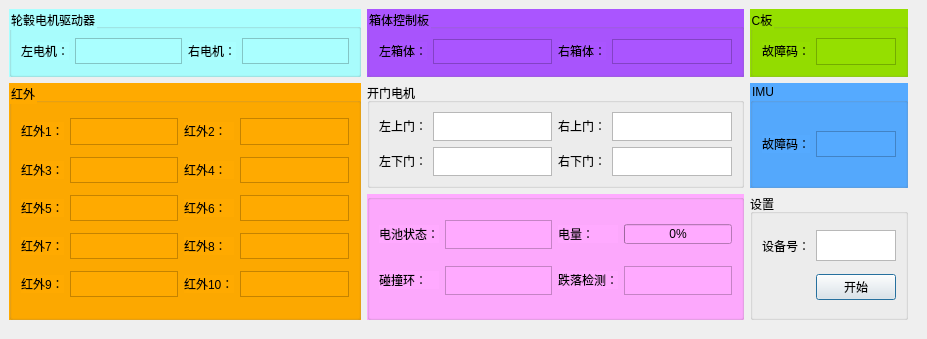
<?xml version="1.0" encoding="UTF-8"?>
<ui version="4.0">
 <class>Dialog</class>
 <widget class="QDialog" name="Dialog">
  <property name="geometry">
   <rect>
    <x>0</x>
    <y>0</y>
    <width>927</width>
    <height>339</height>
   </rect>
  </property>
  <property name="windowTitle">
   <string>Dialog</string>
  </property>
  <widget class="QWidget" name="">
   <property name="geometry">
    <rect>
     <x>9</x>
     <y>9</y>
     <width>899</width>
     <height>311</height>
    </rect>
   </property>
   <layout class="QGridLayout" name="gridLayout_9">
    <item row="0" column="0">
     <widget class="QGroupBox" name="groupBox">
      <property name="styleSheet">
       <string notr="true">background-color: rgb(170, 255, 255);</string>
      </property>
      <property name="title">
       <string>轮毂电机驱动器</string>
      </property>
      <layout class="QGridLayout" name="gridLayout">
       <item row="0" column="0">
        <widget class="QLabel" name="label">
         <property name="sizePolicy">
          <sizepolicy hsizetype="Expanding" vsizetype="Fixed">
           <horstretch>0</horstretch>
           <verstretch>0</verstretch>
          </sizepolicy>
         </property>
         <property name="text">
          <string>左电机：</string>
         </property>
        </widget>
       </item>
       <item row="0" column="2">
        <widget class="QLabel" name="label_7">
         <property name="sizePolicy">
          <sizepolicy hsizetype="Expanding" vsizetype="Fixed">
           <horstretch>0</horstretch>
           <verstretch>0</verstretch>
          </sizepolicy>
         </property>
         <property name="text">
          <string>右电机：</string>
         </property>
        </widget>
       </item>
       <item row="0" column="3">
        <widget class="QTextBrowser" name="rightmotorpos">
         <property name="sizePolicy">
          <sizepolicy hsizetype="Expanding" vsizetype="Fixed">
           <horstretch>0</horstretch>
           <verstretch>0</verstretch>
          </sizepolicy>
         </property>
         <property name="maximumSize">
          <size>
           <width>16777215</width>
           <height>26</height>
          </size>
         </property>
        </widget>
       </item>
       <item row="0" column="1">
        <widget class="QTextBrowser" name="leftmotorpos">
         <property name="sizePolicy">
          <sizepolicy hsizetype="Expanding" vsizetype="Fixed">
           <horstretch>0</horstretch>
           <verstretch>0</verstretch>
          </sizepolicy>
         </property>
         <property name="maximumSize">
          <size>
           <width>16777215</width>
           <height>26</height>
          </size>
         </property>
        </widget>
       </item>
      </layout>
     </widget>
    </item>
    <item row="0" column="1">
     <widget class="QGroupBox" name="groupBox_9">
      <property name="styleSheet">
       <string notr="true">background-color: rgb(170, 85, 255);</string>
      </property>
      <property name="title">
       <string>箱体控制板</string>
      </property>
      <layout class="QGridLayout" name="gridLayout_13">
       <item row="0" column="0">
        <widget class="QLabel" name="label_59">
         <property name="sizePolicy">
          <sizepolicy hsizetype="Expanding" vsizetype="Fixed">
           <horstretch>0</horstretch>
           <verstretch>0</verstretch>
          </sizepolicy>
         </property>
         <property name="text">
          <string>左箱体：</string>
         </property>
        </widget>
       </item>
       <item row="0" column="3">
        <widget class="QTextBrowser" name="rightwei1">
         <property name="sizePolicy">
          <sizepolicy hsizetype="Expanding" vsizetype="Fixed">
           <horstretch>0</horstretch>
           <verstretch>0</verstretch>
          </sizepolicy>
         </property>
         <property name="maximumSize">
          <size>
           <width>16777215</width>
           <height>25</height>
          </size>
         </property>
        </widget>
       </item>
       <item row="0" column="2">
        <widget class="QLabel" name="label_66">
         <property name="sizePolicy">
          <sizepolicy hsizetype="Expanding" vsizetype="Fixed">
           <horstretch>0</horstretch>
           <verstretch>0</verstretch>
          </sizepolicy>
         </property>
         <property name="text">
          <string>右箱体：</string>
         </property>
        </widget>
       </item>
       <item row="0" column="1">
        <widget class="QTextBrowser" name="leftwei1">
         <property name="sizePolicy">
          <sizepolicy hsizetype="Expanding" vsizetype="Fixed">
           <horstretch>0</horstretch>
           <verstretch>0</verstretch>
          </sizepolicy>
         </property>
         <property name="maximumSize">
          <size>
           <width>16777215</width>
           <height>25</height>
          </size>
         </property>
        </widget>
       </item>
      </layout>
     </widget>
    </item>
    <item row="0" column="2">
     <widget class="QGroupBox" name="groupBox_6">
      <property name="styleSheet">
       <string notr="true">background-color: rgb(149, 223, 0);</string>
      </property>
      <property name="title">
       <string>C板</string>
      </property>
      <layout class="QGridLayout" name="gridLayout_6">
       <item row="0" column="1">
        <widget class="QTextBrowser" name="errcode">
         <property name="sizePolicy">
          <sizepolicy hsizetype="Expanding" vsizetype="Fixed">
           <horstretch>0</horstretch>
           <verstretch>0</verstretch>
          </sizepolicy>
         </property>
         <property name="maximumSize">
          <size>
           <width>16777215</width>
           <height>27</height>
          </size>
         </property>
        </widget>
       </item>
       <item row="0" column="0">
        <widget class="QLabel" name="label_33">
         <property name="sizePolicy">
          <sizepolicy hsizetype="Expanding" vsizetype="Fixed">
           <horstretch>0</horstretch>
           <verstretch>0</verstretch>
          </sizepolicy>
         </property>
         <property name="text">
          <string>故障码：</string>
         </property>
        </widget>
       </item>
      </layout>
     </widget>
    </item>
    <item row="1" column="0" rowspan="2">
     <widget class="QGroupBox" name="groupBox_4">
      <property name="styleSheet">
       <string notr="true">background-color: rgb(255, 170, 0);</string>
      </property>
      <property name="title">
       <string>红外</string>
      </property>
      <layout class="QGridLayout" name="gridLayout_4">
       <item row="2" column="0">
        <widget class="QLabel" name="label_44">
         <property name="sizePolicy">
          <sizepolicy hsizetype="Expanding" vsizetype="Fixed">
           <horstretch>0</horstretch>
           <verstretch>0</verstretch>
          </sizepolicy>
         </property>
         <property name="text">
          <string>红外5：</string>
         </property>
        </widget>
       </item>
       <item row="3" column="2">
        <widget class="QLabel" name="label_47">
         <property name="sizePolicy">
          <sizepolicy hsizetype="Expanding" vsizetype="Fixed">
           <horstretch>0</horstretch>
           <verstretch>0</verstretch>
          </sizepolicy>
         </property>
         <property name="text">
          <string>红外8：</string>
         </property>
        </widget>
       </item>
       <item row="3" column="3">
        <widget class="QTextBrowser" name="irf8">
         <property name="sizePolicy">
          <sizepolicy hsizetype="Expanding" vsizetype="Fixed">
           <horstretch>0</horstretch>
           <verstretch>0</verstretch>
          </sizepolicy>
         </property>
         <property name="maximumSize">
          <size>
           <width>16777215</width>
           <height>26</height>
          </size>
         </property>
        </widget>
       </item>
       <item row="0" column="0">
        <widget class="QLabel" name="label_27">
         <property name="sizePolicy">
          <sizepolicy hsizetype="Expanding" vsizetype="Fixed">
           <horstretch>0</horstretch>
           <verstretch>0</verstretch>
          </sizepolicy>
         </property>
         <property name="text">
          <string>红外1：</string>
         </property>
        </widget>
       </item>
       <item row="0" column="3">
        <widget class="QTextBrowser" name="irf2">
         <property name="sizePolicy">
          <sizepolicy hsizetype="Expanding" vsizetype="Fixed">
           <horstretch>0</horstretch>
           <verstretch>0</verstretch>
          </sizepolicy>
         </property>
         <property name="maximumSize">
          <size>
           <width>115</width>
           <height>27</height>
          </size>
         </property>
        </widget>
       </item>
       <item row="0" column="2">
        <widget class="QLabel" name="label_28">
         <property name="sizePolicy">
          <sizepolicy hsizetype="Expanding" vsizetype="Fixed">
           <horstretch>0</horstretch>
           <verstretch>0</verstretch>
          </sizepolicy>
         </property>
         <property name="text">
          <string>红外2：</string>
         </property>
        </widget>
       </item>
       <item row="1" column="0">
        <widget class="QLabel" name="label_29">
         <property name="sizePolicy">
          <sizepolicy hsizetype="Expanding" vsizetype="Fixed">
           <horstretch>0</horstretch>
           <verstretch>0</verstretch>
          </sizepolicy>
         </property>
         <property name="text">
          <string>红外3：</string>
         </property>
        </widget>
       </item>
       <item row="1" column="1">
        <widget class="QTextBrowser" name="irf3">
         <property name="sizePolicy">
          <sizepolicy hsizetype="Expanding" vsizetype="Fixed">
           <horstretch>0</horstretch>
           <verstretch>0</verstretch>
          </sizepolicy>
         </property>
         <property name="maximumSize">
          <size>
           <width>16777215</width>
           <height>26</height>
          </size>
         </property>
        </widget>
       </item>
       <item row="1" column="3">
        <widget class="QTextBrowser" name="irf4">
         <property name="sizePolicy">
          <sizepolicy hsizetype="Expanding" vsizetype="Fixed">
           <horstretch>0</horstretch>
           <verstretch>0</verstretch>
          </sizepolicy>
         </property>
         <property name="maximumSize">
          <size>
           <width>16777215</width>
           <height>26</height>
          </size>
         </property>
        </widget>
       </item>
       <item row="0" column="1">
        <widget class="QTextBrowser" name="irf1">
         <property name="sizePolicy">
          <sizepolicy hsizetype="Expanding" vsizetype="Fixed">
           <horstretch>0</horstretch>
           <verstretch>0</verstretch>
          </sizepolicy>
         </property>
         <property name="maximumSize">
          <size>
           <width>16777215</width>
           <height>27</height>
          </size>
         </property>
        </widget>
       </item>
       <item row="1" column="2">
        <widget class="QLabel" name="label_30">
         <property name="sizePolicy">
          <sizepolicy hsizetype="Expanding" vsizetype="Fixed">
           <horstretch>0</horstretch>
           <verstretch>0</verstretch>
          </sizepolicy>
         </property>
         <property name="text">
          <string>红外4：</string>
         </property>
        </widget>
       </item>
       <item row="2" column="2">
        <widget class="QLabel" name="label_45">
         <property name="sizePolicy">
          <sizepolicy hsizetype="Expanding" vsizetype="Fixed">
           <horstretch>0</horstretch>
           <verstretch>0</verstretch>
          </sizepolicy>
         </property>
         <property name="text">
          <string>红外6：</string>
         </property>
        </widget>
       </item>
       <item row="2" column="1">
        <widget class="QTextBrowser" name="irf5">
         <property name="sizePolicy">
          <sizepolicy hsizetype="Expanding" vsizetype="Fixed">
           <horstretch>0</horstretch>
           <verstretch>0</verstretch>
          </sizepolicy>
         </property>
         <property name="maximumSize">
          <size>
           <width>16777215</width>
           <height>26</height>
          </size>
         </property>
        </widget>
       </item>
       <item row="3" column="1">
        <widget class="QTextBrowser" name="irf7">
         <property name="sizePolicy">
          <sizepolicy hsizetype="Expanding" vsizetype="Fixed">
           <horstretch>0</horstretch>
           <verstretch>0</verstretch>
          </sizepolicy>
         </property>
         <property name="maximumSize">
          <size>
           <width>16777215</width>
           <height>26</height>
          </size>
         </property>
        </widget>
       </item>
       <item row="2" column="3">
        <widget class="QTextBrowser" name="irf6">
         <property name="sizePolicy">
          <sizepolicy hsizetype="Expanding" vsizetype="Fixed">
           <horstretch>0</horstretch>
           <verstretch>0</verstretch>
          </sizepolicy>
         </property>
         <property name="maximumSize">
          <size>
           <width>16777215</width>
           <height>26</height>
          </size>
         </property>
        </widget>
       </item>
       <item row="3" column="0">
        <widget class="QLabel" name="label_46">
         <property name="sizePolicy">
          <sizepolicy hsizetype="Expanding" vsizetype="Fixed">
           <horstretch>0</horstretch>
           <verstretch>0</verstretch>
          </sizepolicy>
         </property>
         <property name="text">
          <string>红外7：</string>
         </property>
        </widget>
       </item>
       <item row="4" column="0">
        <widget class="QLabel" name="label_48">
         <property name="sizePolicy">
          <sizepolicy hsizetype="Expanding" vsizetype="Fixed">
           <horstretch>0</horstretch>
           <verstretch>0</verstretch>
          </sizepolicy>
         </property>
         <property name="text">
          <string>红外9：</string>
         </property>
        </widget>
       </item>
       <item row="4" column="1">
        <widget class="QTextBrowser" name="irf9">
         <property name="sizePolicy">
          <sizepolicy hsizetype="Expanding" vsizetype="Fixed">
           <horstretch>0</horstretch>
           <verstretch>0</verstretch>
          </sizepolicy>
         </property>
         <property name="maximumSize">
          <size>
           <width>16777215</width>
           <height>26</height>
          </size>
         </property>
        </widget>
       </item>
       <item row="4" column="2">
        <widget class="QLabel" name="label_49">
         <property name="sizePolicy">
          <sizepolicy hsizetype="Expanding" vsizetype="Fixed">
           <horstretch>0</horstretch>
           <verstretch>0</verstretch>
          </sizepolicy>
         </property>
         <property name="text">
          <string>红外10：</string>
         </property>
        </widget>
       </item>
       <item row="4" column="3">
        <widget class="QTextBrowser" name="irfA">
         <property name="sizePolicy">
          <sizepolicy hsizetype="Expanding" vsizetype="Fixed">
           <horstretch>0</horstretch>
           <verstretch>0</verstretch>
          </sizepolicy>
         </property>
         <property name="maximumSize">
          <size>
           <width>16777215</width>
           <height>26</height>
          </size>
         </property>
        </widget>
       </item>
      </layout>
     </widget>
    </item>
    <item row="1" column="2">
     <widget class="QGroupBox" name="groupBox_2">
      <property name="styleSheet">
       <string notr="true">background-color: rgb(85, 170, 255);</string>
      </property>
      <property name="title">
       <string>IMU</string>
      </property>
      <layout class="QGridLayout" name="gridLayout_2">
       <item row="0" column="0">
        <widget class="QLabel" name="label_16">
         <property name="sizePolicy">
          <sizepolicy hsizetype="Expanding" vsizetype="Fixed">
           <horstretch>0</horstretch>
           <verstretch>0</verstretch>
          </sizepolicy>
         </property>
         <property name="text">
          <string>故障码：</string>
         </property>
        </widget>
       </item>
       <item row="0" column="1">
        <widget class="QTextBrowser" name="fuyang">
         <property name="sizePolicy">
          <sizepolicy hsizetype="Expanding" vsizetype="Fixed">
           <horstretch>0</horstretch>
           <verstretch>0</verstretch>
          </sizepolicy>
         </property>
         <property name="maximumSize">
          <size>
           <width>16777215</width>
           <height>26</height>
          </size>
         </property>
        </widget>
       </item>
      </layout>
     </widget>
    </item>
    <item row="1" column="1">
     <widget class="QGroupBox" name="groupBox_7">
      <property name="title">
       <string>开门电机</string>
      </property>
      <layout class="QGridLayout" name="gridLayout_7">
       <item row="1" column="0">
        <widget class="QLabel" name="label_41">
         <property name="sizePolicy">
          <sizepolicy hsizetype="Expanding" vsizetype="Fixed">
           <horstretch>0</horstretch>
           <verstretch>0</verstretch>
          </sizepolicy>
         </property>
         <property name="text">
          <string>左下门：</string>
         </property>
        </widget>
       </item>
       <item row="1" column="1">
        <widget class="QTextBrowser" name="leftdowndoor">
         <property name="sizePolicy">
          <sizepolicy hsizetype="Expanding" vsizetype="Fixed">
           <horstretch>0</horstretch>
           <verstretch>0</verstretch>
          </sizepolicy>
         </property>
         <property name="maximumSize">
          <size>
           <width>16777215</width>
           <height>29</height>
          </size>
         </property>
        </widget>
       </item>
       <item row="0" column="1">
        <widget class="QTextBrowser" name="leftupdoor">
         <property name="sizePolicy">
          <sizepolicy hsizetype="Expanding" vsizetype="Fixed">
           <horstretch>0</horstretch>
           <verstretch>0</verstretch>
          </sizepolicy>
         </property>
         <property name="maximumSize">
          <size>
           <width>16777215</width>
           <height>29</height>
          </size>
         </property>
        </widget>
       </item>
       <item row="1" column="2">
        <widget class="QLabel" name="label_43">
         <property name="sizePolicy">
          <sizepolicy hsizetype="Expanding" vsizetype="Fixed">
           <horstretch>0</horstretch>
           <verstretch>0</verstretch>
          </sizepolicy>
         </property>
         <property name="text">
          <string>右下门：</string>
         </property>
        </widget>
       </item>
       <item row="1" column="3">
        <widget class="QTextBrowser" name="rightdowndoor">
         <property name="sizePolicy">
          <sizepolicy hsizetype="Expanding" vsizetype="Fixed">
           <horstretch>0</horstretch>
           <verstretch>0</verstretch>
          </sizepolicy>
         </property>
         <property name="maximumSize">
          <size>
           <width>16777215</width>
           <height>29</height>
          </size>
         </property>
        </widget>
       </item>
       <item row="0" column="2">
        <widget class="QLabel" name="label_42">
         <property name="sizePolicy">
          <sizepolicy hsizetype="Expanding" vsizetype="Fixed">
           <horstretch>0</horstretch>
           <verstretch>0</verstretch>
          </sizepolicy>
         </property>
         <property name="text">
          <string>右上门：</string>
         </property>
        </widget>
       </item>
       <item row="0" column="0">
        <widget class="QLabel" name="label_40">
         <property name="sizePolicy">
          <sizepolicy hsizetype="Expanding" vsizetype="Fixed">
           <horstretch>0</horstretch>
           <verstretch>0</verstretch>
          </sizepolicy>
         </property>
         <property name="text">
          <string>左上门：</string>
         </property>
        </widget>
       </item>
       <item row="0" column="3">
        <widget class="QTextBrowser" name="rightupdoor">
         <property name="sizePolicy">
          <sizepolicy hsizetype="Expanding" vsizetype="Fixed">
           <horstretch>0</horstretch>
           <verstretch>0</verstretch>
          </sizepolicy>
         </property>
         <property name="maximumSize">
          <size>
           <width>16777215</width>
           <height>29</height>
          </size>
         </property>
        </widget>
       </item>
      </layout>
     </widget>
    </item>
    <item row="2" column="1">
     <widget class="QGroupBox" name="groupBox_5">
      <property name="styleSheet">
       <string notr="true">background-color: rgb(255, 170, 255);</string>
      </property>
      <property name="title">
       <string/>
      </property>
      <layout class="QGridLayout" name="gridLayout_5">
       <item row="0" column="0">
        <widget class="QLabel" name="label_31">
         <property name="sizePolicy">
          <sizepolicy hsizetype="Expanding" vsizetype="Fixed">
           <horstretch>0</horstretch>
           <verstretch>0</verstretch>
          </sizepolicy>
         </property>
         <property name="text">
          <string>电池状态：</string>
         </property>
        </widget>
       </item>
       <item row="0" column="2">
        <widget class="QLabel" name="label_32">
         <property name="sizePolicy">
          <sizepolicy hsizetype="Expanding" vsizetype="Fixed">
           <horstretch>0</horstretch>
           <verstretch>0</verstretch>
          </sizepolicy>
         </property>
         <property name="text">
          <string>电量：</string>
         </property>
        </widget>
       </item>
       <item row="0" column="3">
        <widget class="QProgressBar" name="soc">
         <property name="maximumSize">
          <size>
           <width>16777215</width>
           <height>20</height>
          </size>
         </property>
         <property name="value">
          <number>0</number>
         </property>
        </widget>
       </item>
       <item row="0" column="1">
        <widget class="QTextBrowser" name="chargestat">
         <property name="sizePolicy">
          <sizepolicy hsizetype="Expanding" vsizetype="Fixed">
           <horstretch>0</horstretch>
           <verstretch>0</verstretch>
          </sizepolicy>
         </property>
         <property name="maximumSize">
          <size>
           <width>16777215</width>
           <height>29</height>
          </size>
         </property>
        </widget>
       </item>
       <item row="1" column="0">
        <widget class="QLabel" name="label_36">
         <property name="sizePolicy">
          <sizepolicy hsizetype="Expanding" vsizetype="Fixed">
           <horstretch>0</horstretch>
           <verstretch>0</verstretch>
          </sizepolicy>
         </property>
         <property name="text">
          <string>碰撞环：</string>
         </property>
        </widget>
       </item>
       <item row="1" column="1">
        <widget class="QTextBrowser" name="inch">
         <property name="sizePolicy">
          <sizepolicy hsizetype="Expanding" vsizetype="Fixed">
           <horstretch>0</horstretch>
           <verstretch>0</verstretch>
          </sizepolicy>
         </property>
         <property name="maximumSize">
          <size>
           <width>16777215</width>
           <height>29</height>
          </size>
         </property>
        </widget>
       </item>
       <item row="1" column="2">
        <widget class="QLabel" name="label_37">
         <property name="sizePolicy">
          <sizepolicy hsizetype="Expanding" vsizetype="Fixed">
           <horstretch>0</horstretch>
           <verstretch>0</verstretch>
          </sizepolicy>
         </property>
         <property name="text">
          <string>跌落检测：</string>
         </property>
        </widget>
       </item>
       <item row="1" column="3">
        <widget class="QTextBrowser" name="fall">
         <property name="sizePolicy">
          <sizepolicy hsizetype="Expanding" vsizetype="Fixed">
           <horstretch>0</horstretch>
           <verstretch>0</verstretch>
          </sizepolicy>
         </property>
         <property name="maximumSize">
          <size>
           <width>16777215</width>
           <height>29</height>
          </size>
         </property>
        </widget>
       </item>
      </layout>
     </widget>
    </item>
    <item row="2" column="2">
     <widget class="QGroupBox" name="groupBox_3">
      <property name="title">
       <string>设置</string>
      </property>
      <layout class="QGridLayout" name="gridLayout_3">
       <item row="0" column="1">
        <widget class="QTextEdit" name="device">
         <property name="maximumSize">
          <size>
           <width>16777215</width>
           <height>31</height>
          </size>
         </property>
         <property name="toolTip">
          <string>输入IP地址最后一段数字</string>
         </property>
        </widget>
       </item>
       <item row="2" column="1">
        <widget class="QPushButton" name="start">
         <property name="text">
          <string>开始</string>
         </property>
        </widget>
       </item>
       <item row="0" column="0">
        <widget class="QLabel" name="label_2">
         <property name="text">
          <string>设备号：</string>
         </property>
        </widget>
       </item>
      </layout>
     </widget>
    </item>
   </layout>
  </widget>
 </widget>
 <resources>
  <include location="image.qrc"/>
 </resources>
 <connections/>
</ui>
